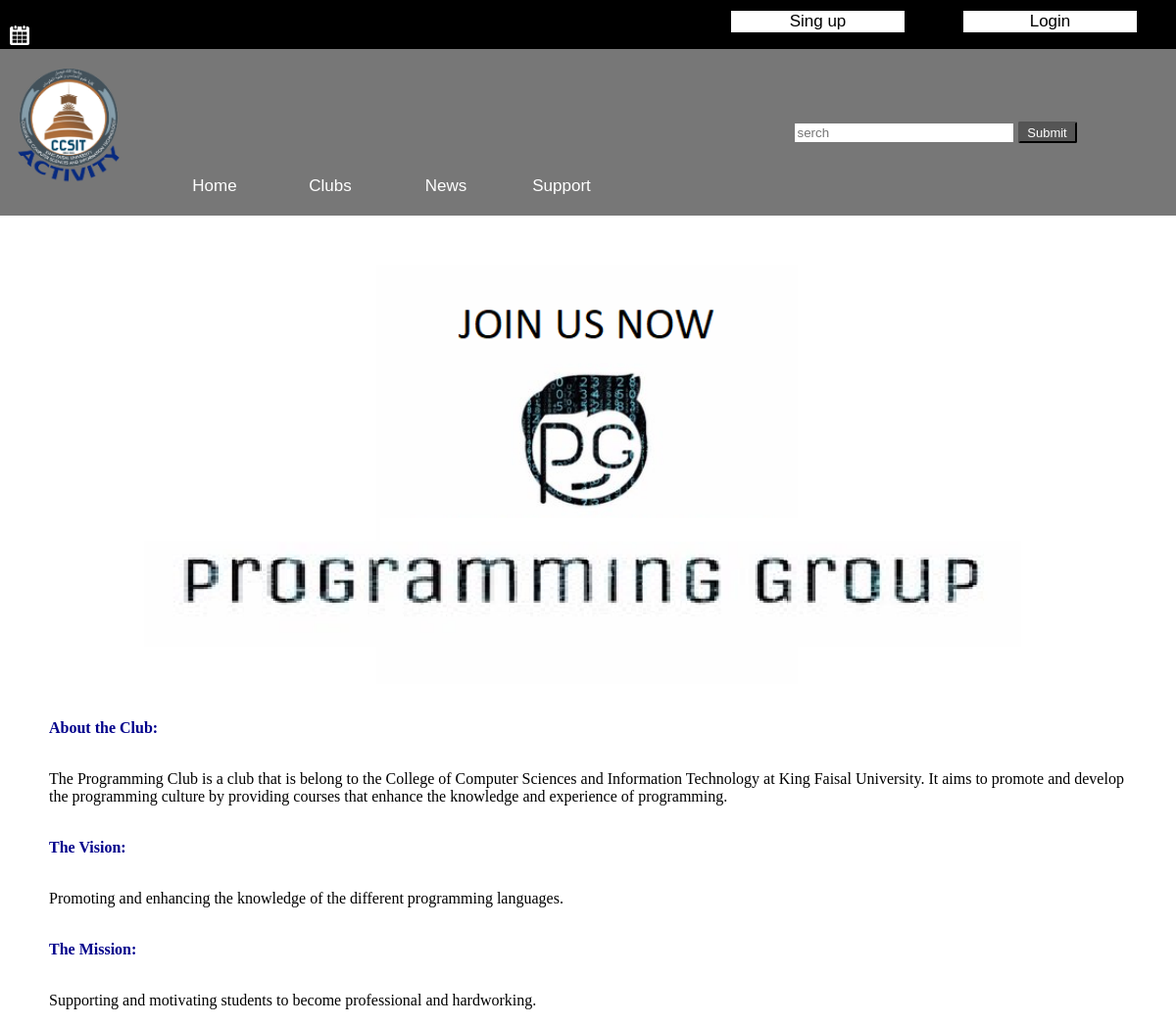
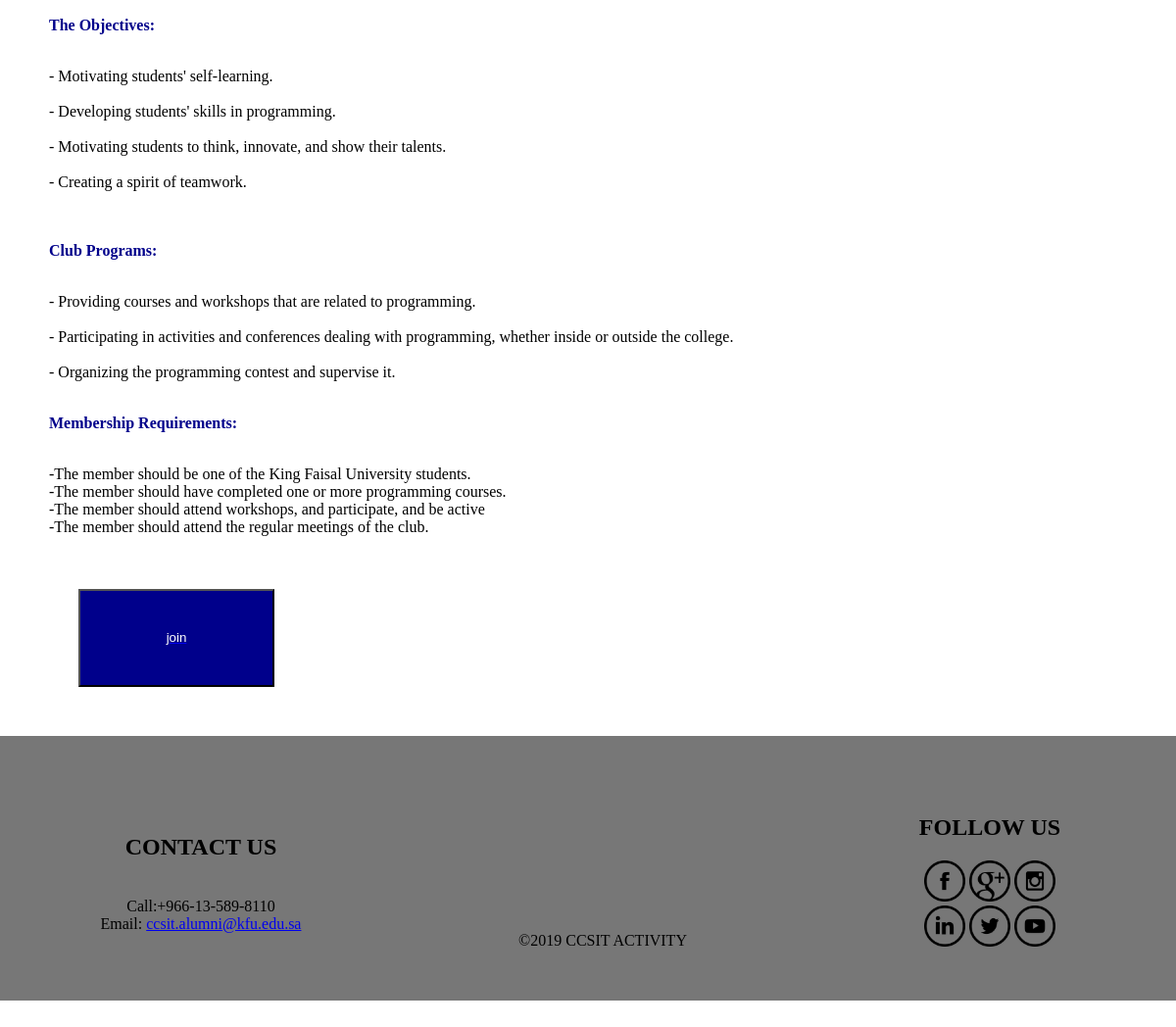
The app's page /Clubinfo.php?No=1 with its own data (2 pictures, top to bottom).
### tables this page shows
CREATE TABLE `clubs` (
  `No` int(11) NOT NULL,
  `Name` varchar(150) NOT NULL,
  `About` varchar(1000) NOT NULL,
  `Vision` varchar(1000) NOT NULL,
  `Mission` varchar(1000) NOT NULL,
  `Objectives` varchar(1000) NOT NULL,
  `Programs` varchar(1000) NOT NULL,
  `Requirements` varchar(1000) NOT NULL,
  `Advantages` varchar(1000) NOT NULL,
  `Leader` varchar(150) NOT NULL,
  `Img` varchar(150) NOT NULL
);

### Clubinfo.php (the view, shortened to what this page needs)
<html>
    <head>
     <?php
     include_once 'DB.php';
     if(isset($_GET['No']))
    {
    $id = $_GET['No'];
    $query = "SELECT * FROM clubs WHERE No=$id";
    $result = mysqli_query($con, $query);
        while($row = mysqli_fetch_assoc($result))
        {
            $club = array(
                'no'=>$row['No'],
                'name' => $row['Name'],
                'about' => $row['About'],
                'vis'=>$row['Vision'],
                'mis'=>$row['Mission'],
                'obj'=>$row['Objectives'],
                'prog'=>$row['Programs'],
                'req'=>$row['Requirements'],
                'adv'=>$row['Advantages'],
                'img'=>$row['Img'],
                'leader'=>$row['Leader']
                );
        }
    }
     include 'Header.php';
     ?>
    </head>
    <body>
        <div class="content">
            <?php if(!empty($club['img'])){ ?>
            <img src="<?php echo $club['img'] ?>" style="margin:0 auto; width: 100%; " ><br><br>
            <?php  } ?>
            <?php if(!empty($club['about'])){ ?>
            <P style="color: skyblue"><strong>About the Club:</strong></P><br>
            <?php echo nl2br($club['about']);  } ?>
            <br><br>
            <?php if(!empty($club['vis'])){ ?>
             <P style="color: skyblue"><strong>The Vision:</strong></P><br>
            <?php echo nl2br($club['vis']); } ?>
             <br><br>
             <?php if(!empty($club['mis'])){ ?>
            <P style="color: skyblue"><strong>The Mission:</strong></P><br>
             <?php  echo nl2br($club['mis']); }?>
            <br><br>
            <?php if(!empty($club['obj'])){ ?>
            <P style="color: skyblue"><strong>The Objectives:</strong></P><br>
            <?php echo nl2br($club['obj']); } ?>
            <br><br>
            <?php if(!empty($club['prog'])){ ?>
            <P style="color: skyblue"><strong>Club Programs:</strong></P><br>
            <?php echo nl2br($club['prog']); }?>
            <br><br>
            <?php if(!empty($club['req'])){ ?>
            <P style="color: skyblue"><strong>Membership Requirements:</strong></P><br>
            <?php echo nl2br($club['req']); }?>
            <br><br>
             <br>
             <br>
             <a href="join.php?request=<?php echo $club['name']?>"><button >join</button></a>
            </div>
    </body>
    <?php include 'Footer.php'; ?>
</html>

### css/Style.css (style rules this page uses)
body { margin: 0; }
.content P { color: darkblue !important; }
.content { margin: 50px; }
.content button { display: inline; width: 200px; height: 100px; margin: auto 30px; background-color:darkblue; color: white; }
button, input { line-height: normal; }

### records on screen
clubs: About "The Programming Club is a club that is belong to the College of Computer Sciences and Information Technology at King Faisal University. It aims to promote and develop the programming culture by providing courses that enhance the knowledge and experience of programming.", Vision "Promoting and enhancing the knowledge of the different programming languages.", Mission "Supporting and motivating students to become professional and hardworking.", Objectives "- Motivating students' self-learning. - Developing students' skills in programming. - Motivating students to think, innovate, and show their talents. - Creating a spirit of teamwork.", Programs "- Providing courses and workshops that are related to programming. - Participating in activities and conferences dealing with programming, whether inside or outside the college. - Organizing the programming contest and supervise it.", Requirements "-The member should be one of the King Faisal University students. -The member should have completed one or more programming courses. -The member should attend workshops, and participate, and be active -The member should attend the regular meetings of the club."
